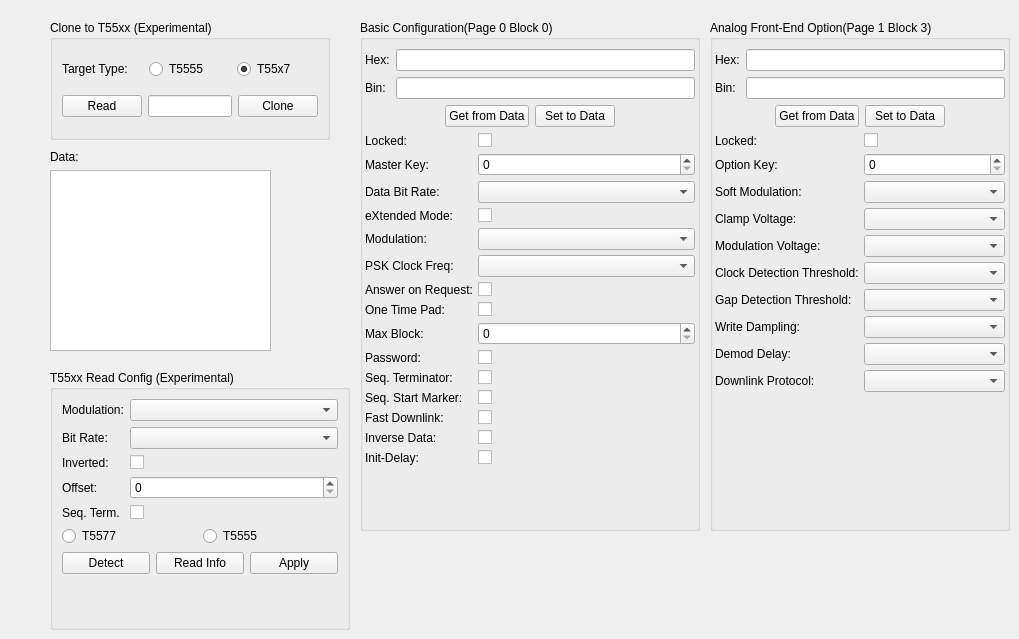
      <widget class="QWidget" name="t55xxTab">
       <attribute name="title">
        <string>T55XX</string>
       </attribute>
       <widget class="QGroupBox" name="groupBox">
        <property name="geometry">
         <rect>
          <x>360</x>
          <y>20</y>
          <width>340</width>
          <height>511</height>
         </rect>
        </property>
        <property name="title">
         <string>Basic Configuration(Page 0 Block 0)</string>
        </property>
        <layout class="QVBoxLayout" name="verticalLayout_21">
         <property name="leftMargin">
          <number>2</number>
         </property>
         <property name="rightMargin">
          <number>2</number>
         </property>
         <item>
          <layout class="QFormLayout" name="formLayout_4">
           <item row="0" column="0">
            <widget class="QLabel" name="label_43">
             <property name="text">
              <string>Hex:</string>
             </property>
            </widget>
           </item>
           <item row="1" column="0">
            <widget class="QLabel" name="label_44">
             <property name="text">
              <string>Bin:</string>
             </property>
            </widget>
           </item>
           <item row="1" column="1">
            <widget class="QLineEdit" name="lineEdit_4">
             <property name="sizePolicy">
              <sizepolicy hsizetype="Expanding" vsizetype="Fixed">
               <horstretch>4</horstretch>
               <verstretch>0</verstretch>
              </sizepolicy>
             </property>
            </widget>
           </item>
           <item row="0" column="1">
            <widget class="QLineEdit" name="lineEdit_3">
             <property name="sizePolicy">
              <sizepolicy hsizetype="Expanding" vsizetype="Fixed">
               <horstretch>1</horstretch>
               <verstretch>0</verstretch>
              </sizepolicy>
             </property>
            </widget>
           </item>
          </layout>
         </item>
         <item>
          <layout class="QHBoxLayout" name="horizontalLayout_23">
           <item>
            <spacer name="horizontalSpacer_15">
             <property name="orientation">
              <enum>Qt::Horizontal</enum>
             </property>
             <property name="sizeHint" stdset="0">
              <size>
               <width>40</width>
               <height>20</height>
              </size>
             </property>
            </spacer>
           </item>
           <item>
            <widget class="QPushButton" name="pushButton">
             <property name="text">
              <string>Get from Data</string>
             </property>
            </widget>
           </item>
           <item>
            <widget class="QPushButton" name="pushButton_2">
             <property name="text">
              <string>Set to Data</string>
             </property>
            </widget>
           </item>
           <item>
            <spacer name="horizontalSpacer_14">
             <property name="orientation">
              <enum>Qt::Horizontal</enum>
             </property>
             <property name="sizeHint" stdset="0">
              <size>
               <width>40</width>
               <height>20</height>
              </size>
             </property>
            </spacer>
           </item>
          </layout>
         </item>
         <item>
          <layout class="QFormLayout" name="formLayout_2">
           <property name="horizontalSpacing">
            <number>5</number>
           </property>
           <property name="verticalSpacing">
            <number>5</number>
           </property>
           <item row="0" column="0">
            <widget class="QLabel" name="label_28">
             <property name="text">
              <string>Locked:</string>
             </property>
            </widget>
           </item>
           <item row="0" column="1">
            <widget class="QCheckBox" name="checkBox"/>
           </item>
           <item row="1" column="0">
            <widget class="QLabel" name="label_29">
             <property name="text">
              <string>Master Key:</string>
             </property>
            </widget>
           </item>
           <item row="2" column="0">
            <widget class="QLabel" name="label_30">
             <property name="text">
              <string>Data Bit Rate:</string>
             </property>
            </widget>
           </item>
           <item row="2" column="1">
            <widget class="QComboBox" name="comboBox"/>
           </item>
           <item row="3" column="0">
            <widget class="QLabel" name="label_31">
             <property name="text">
              <string>eXtended Mode:</string>
             </property>
            </widget>
           </item>
           <item row="4" column="0">
            <widget class="QLabel" name="label_32">
             <property name="text">
              <string>Modulation:</string>
             </property>
            </widget>
           </item>
           <item row="5" column="0">
            <widget class="QLabel" name="label_33">
             <property name="text">
              <string>PSK Clock Freq:</string>
             </property>
            </widget>
           </item>
           <item row="6" column="0">
            <widget class="QLabel" name="label_34">
             <property name="text">
              <string>Answer on Request:</string>
             </property>
            </widget>
           </item>
           <item row="3" column="1">
            <widget class="QCheckBox" name="checkBox_2"/>
           </item>
           <item row="4" column="1">
            <widget class="QComboBox" name="comboBox_2"/>
           </item>
           <item row="7" column="0">
            <widget class="QLabel" name="label_35">
             <property name="text">
              <string>One Time Pad:</string>
             </property>
            </widget>
           </item>
           <item row="8" column="0">
            <widget class="QLabel" name="label_36">
             <property name="text">
              <string>Max Block:</string>
             </property>
            </widget>
           </item>
           <item row="9" column="0">
            <widget class="QLabel" name="label_37">
             <property name="text">
              <string>Password:</string>
             </property>
            </widget>
           </item>
           <item row="10" column="0">
            <widget class="QLabel" name="label_38">
             <property name="text">
              <string>Seq. Terminator:</string>
             </property>
            </widget>
           </item>
           <item row="11" column="0">
            <widget class="QLabel" name="label_39">
             <property name="text">
              <string>Seq. Start Marker:</string>
             </property>
            </widget>
           </item>
           <item row="12" column="0">
            <widget class="QLabel" name="label_40">
             <property name="text">
              <string>Fast Downlink:</string>
             </property>
            </widget>
           </item>
           <item row="13" column="0">
            <widget class="QLabel" name="label_41">
             <property name="text">
              <string>Inverse Data:</string>
             </property>
            </widget>
           </item>
           <item row="14" column="0">
            <widget class="QLabel" name="label_42">
             <property name="text">
              <string>Init-Delay:</string>
             </property>
            </widget>
           </item>
           <item row="14" column="1">
            <widget class="QCheckBox" name="checkBox_3"/>
           </item>
           <item row="13" column="1">
            <widget class="QCheckBox" name="checkBox_4"/>
           </item>
           <item row="12" column="1">
            <widget class="QCheckBox" name="checkBox_5"/>
           </item>
           <item row="11" column="1">
            <widget class="QCheckBox" name="checkBox_6"/>
           </item>
           <item row="10" column="1">
            <widget class="QCheckBox" name="checkBox_7"/>
           </item>
           <item row="9" column="1">
            <widget class="QCheckBox" name="checkBox_8"/>
           </item>
           <item row="1" column="1">
            <widget class="QSpinBox" name="spinBox"/>
           </item>
           <item row="5" column="1">
            <widget class="QComboBox" name="comboBox_3"/>
           </item>
           <item row="6" column="1">
            <widget class="QCheckBox" name="checkBox_9"/>
           </item>
           <item row="7" column="1">
            <widget class="QCheckBox" name="checkBox_10"/>
           </item>
           <item row="8" column="1">
            <widget class="QSpinBox" name="spinBox_2"/>
           </item>
          </layout>
         </item>
         <item>
          <spacer name="verticalSpacer_10">
           <property name="orientation">
            <enum>Qt::Vertical</enum>
           </property>
           <property name="sizeHint" stdset="0">
            <size>
             <width>20</width>
             <height>40</height>
            </size>
           </property>
          </spacer>
         </item>
        </layout>
       </widget>
       <widget class="QGroupBox" name="groupBox_3">
        <property name="geometry">
         <rect>
          <x>710</x>
          <y>20</y>
          <width>300</width>
          <height>511</height>
         </rect>
        </property>
        <property name="title">
         <string>Analog Front-End Option(Page 1 Block 3)</string>
        </property>
        <layout class="QVBoxLayout" name="verticalLayout_22">
         <property name="leftMargin">
          <number>2</number>
         </property>
         <property name="rightMargin">
          <number>2</number>
         </property>
         <item>
          <layout class="QFormLayout" name="formLayout_5">
           <item row="0" column="0">
            <widget class="QLabel" name="label_45">
             <property name="text">
              <string>Hex:</string>
             </property>
            </widget>
           </item>
           <item row="1" column="0">
            <widget class="QLabel" name="label_46">
             <property name="text">
              <string>Bin:</string>
             </property>
            </widget>
           </item>
           <item row="1" column="1">
            <widget class="QLineEdit" name="lineEdit_5">
             <property name="sizePolicy">
              <sizepolicy hsizetype="Expanding" vsizetype="Fixed">
               <horstretch>4</horstretch>
               <verstretch>0</verstretch>
              </sizepolicy>
             </property>
            </widget>
           </item>
           <item row="0" column="1">
            <widget class="QLineEdit" name="lineEdit_6">
             <property name="sizePolicy">
              <sizepolicy hsizetype="Expanding" vsizetype="Fixed">
               <horstretch>1</horstretch>
               <verstretch>0</verstretch>
              </sizepolicy>
             </property>
            </widget>
           </item>
          </layout>
         </item>
         <item>
          <layout class="QHBoxLayout" name="horizontalLayout_24">
           <item>
            <spacer name="horizontalSpacer_16">
             <property name="orientation">
              <enum>Qt::Horizontal</enum>
             </property>
             <property name="sizeHint" stdset="0">
              <size>
               <width>40</width>
               <height>20</height>
              </size>
             </property>
            </spacer>
           </item>
           <item>
            <widget class="QPushButton" name="pushButton_3">
             <property name="text">
              <string>Get from Data</string>
             </property>
            </widget>
           </item>
           <item>
            <widget class="QPushButton" name="pushButton_4">
             <property name="text">
              <string>Set to Data</string>
             </property>
            </widget>
           </item>
           <item>
            <spacer name="horizontalSpacer_20">
             <property name="orientation">
              <enum>Qt::Horizontal</enum>
             </property>
             <property name="sizeHint" stdset="0">
              <size>
               <width>40</width>
               <height>20</height>
              </size>
             </property>
            </spacer>
           </item>
          </layout>
         </item>
         <item>
          <layout class="QFormLayout" name="formLayout_6">
           <property name="rowWrapPolicy">
            <enum>QFormLayout::WrapLongRows</enum>
           </property>
           <property name="horizontalSpacing">
            <number>5</number>
           </property>
           <property name="verticalSpacing">
            <number>5</number>
           </property>
           <item row="0" column="0">
            <widget class="QLabel" name="label_47">
             <property name="text">
              <string>Locked:</string>
             </property>
            </widget>
           </item>
           <item row="0" column="1">
            <widget class="QCheckBox" name="checkBox_11"/>
           </item>
           <item row="1" column="0">
            <widget class="QLabel" name="label_48">
             <property name="text">
              <string>Option Key:</string>
             </property>
            </widget>
           </item>
           <item row="1" column="1">
            <widget class="QSpinBox" name="spinBox_3"/>
           </item>
           <item row="2" column="0">
            <widget class="QLabel" name="label_49">
             <property name="text">
              <string>Soft Modulation:</string>
             </property>
            </widget>
           </item>
           <item row="2" column="1">
            <widget class="QComboBox" name="comboBox_4"/>
           </item>
           <item row="3" column="0">
            <widget class="QLabel" name="label_50">
             <property name="text">
              <string>Clamp Voltage:</string>
             </property>
            </widget>
           </item>
           <item row="3" column="1">
            <widget class="QComboBox" name="comboBox_7"/>
           </item>
           <item row="4" column="0">
            <widget class="QLabel" name="label_51">
             <property name="text">
              <string>Modulation Voltage:</string>
             </property>
            </widget>
           </item>
           <item row="4" column="1">
            <widget class="QComboBox" name="comboBox_5"/>
           </item>
           <item row="5" column="0">
            <widget class="QLabel" name="label_52">
             <property name="text">
              <string>Clock Detection Threshold:</string>
             </property>
            </widget>
           </item>
           <item row="5" column="1">
            <widget class="QComboBox" name="comboBox_6"/>
           </item>
           <item row="6" column="0">
            <widget class="QLabel" name="label_53">
             <property name="text">
              <string>Gap Detection Threshold:</string>
             </property>
            </widget>
           </item>
           <item row="6" column="1">
            <widget class="QComboBox" name="comboBox_8"/>
           </item>
           <item row="7" column="0">
            <widget class="QLabel" name="label_54">
             <property name="text">
              <string>Write Dampling:</string>
             </property>
            </widget>
           </item>
           <item row="8" column="0">
            <widget class="QLabel" name="label_55">
             <property name="text">
              <string>Demod Delay:</string>
             </property>
            </widget>
           </item>
           <item row="9" column="0">
            <widget class="QLabel" name="label_56">
             <property name="text">
              <string>Downlink Protocol:</string>
             </property>
            </widget>
           </item>
           <item row="7" column="1">
            <widget class="QComboBox" name="comboBox_9"/>
           </item>
           <item row="8" column="1">
            <widget class="QComboBox" name="comboBox_10"/>
           </item>
           <item row="9" column="1">
            <widget class="QComboBox" name="comboBox_11"/>
           </item>
          </layout>
         </item>
         <item>
          <spacer name="verticalSpacer_11">
           <property name="orientation">
            <enum>Qt::Vertical</enum>
           </property>
           <property name="sizeHint" stdset="0">
            <size>
             <width>20</width>
             <height>40</height>
            </size>
           </property>
          </spacer>
         </item>
        </layout>
       </widget>
       <widget class="QWidget" name="verticalLayoutWidget">
        <property name="geometry">
         <rect>
          <x>50</x>
          <y>150</y>
          <width>221</width>
          <height>201</height>
         </rect>
        </property>
        <layout class="QVBoxLayout" name="verticalLayout_19">
         <item>
          <widget class="QLabel" name="label_57">
           <property name="text">
            <string>Data:</string>
           </property>
          </widget>
         </item>
         <item>
          <widget class="QTableWidget" name="T55_dataWidget"/>
         </item>
        </layout>
       </widget>
       <widget class="QGroupBox" name="groupBox_4">
        <property name="geometry">
         <rect>
          <x>50</x>
          <y>370</y>
          <width>300</width>
          <height>260</height>
         </rect>
        </property>
        <property name="title">
         <string>T55xx Read Config (Experimental)</string>
        </property>
        <layout class="QVBoxLayout" name="verticalLayout_20">
         <item>
          <layout class="QFormLayout" name="formLayout_7">
           <item row="0" column="0">
            <widget class="QLabel" name="label_58">
             <property name="text">
              <string>Modulation:</string>
             </property>
            </widget>
           </item>
           <item row="1" column="0">
            <widget class="QLabel" name="label_59">
             <property name="text">
              <string>Bit Rate:</string>
             </property>
            </widget>
           </item>
           <item row="4" column="0">
            <widget class="QLabel" name="label_60">
             <property name="text">
              <string>Seq. Term.</string>
             </property>
            </widget>
           </item>
           <item row="3" column="0">
            <widget class="QLabel" name="label_61">
             <property name="text">
              <string>Offset:</string>
             </property>
            </widget>
           </item>
           <item row="2" column="0">
            <widget class="QLabel" name="label_62">
             <property name="text">
              <string>Inverted:</string>
             </property>
            </widget>
           </item>
           <item row="0" column="1">
            <widget class="QComboBox" name="comboBox_12"/>
           </item>
           <item row="1" column="1">
            <widget class="QComboBox" name="comboBox_13"/>
           </item>
           <item row="2" column="1">
            <widget class="QCheckBox" name="checkBox_12">
             <property name="text">
              <string/>
             </property>
            </widget>
           </item>
           <item row="3" column="1">
            <widget class="QSpinBox" name="spinBox_4"/>
           </item>
           <item row="4" column="1">
            <widget class="QCheckBox" name="checkBox_13">
             <property name="text">
              <string/>
             </property>
            </widget>
           </item>
          </layout>
         </item>
         <item>
          <layout class="QHBoxLayout" name="horizontalLayout_28">
           <item>
            <widget class="QRadioButton" name="radioButton">
             <property name="text">
              <string>T5577</string>
             </property>
            </widget>
           </item>
           <item>
            <widget class="QRadioButton" name="radioButton_2">
             <property name="text">
              <string>T5555</string>
             </property>
            </widget>
           </item>
          </layout>
         </item>
         <item>
          <layout class="QHBoxLayout" name="T55_readConfigButtons">
           <item>
            <widget class="QPushButton" name="T55_detectButton">
             <property name="text">
              <string>Detect</string>
             </property>
            </widget>
           </item>
           <item>
            <widget class="QPushButton" name="T55_infoButton">
             <property name="text">
              <string>Read Info</string>
             </property>
            </widget>
           </item>
           <item>
            <widget class="QPushButton" name="T55_applyConfigButton">
             <property name="text">
              <string>Apply</string>
             </property>
            </widget>
           </item>
          </layout>
         </item>         <item>
          <spacer name="verticalSpacer_12">
           <property name="orientation">
            <enum>Qt::Vertical</enum>
           </property>
           <property name="sizeHint" stdset="0">
            <size>
             <width>20</width>
             <height>40</height>
            </size>
           </property>
          </spacer>
         </item>
        </layout>
       </widget>
       <widget class="QGroupBox" name="T55_cloneGroupBox">
        <property name="geometry">
         <rect>
          <x>50</x>
          <y>20</y>
          <width>280</width>
          <height>120</height>
         </rect>
        </property>
        <property name="title">
         <string>Clone to T55xx (Experimental)</string>
        </property>
        <layout class="QVBoxLayout" name="T55_cloneLayout">
         <item>
          <layout class="QHBoxLayout" name="T55_cloneTypeLayout">
           <item>
            <widget class="QLabel" name="T55_cloneTypeLabel">
             <property name="text">
              <string>Target Type:</string>
             </property>
            </widget>
           </item>
           <item>
            <widget class="QRadioButton" name="T55_cloneT5555Button">
             <property name="text">
              <string notr="true">T5555</string>
             </property>
            </widget>
           </item>
           <item>
            <widget class="QRadioButton" name="T55_cloneT55x7Button">
             <property name="text">
              <string notr="true">T55x7</string>
             </property>
             <property name="checked">
              <bool>true</bool>
             </property>
            </widget>
           </item>
          </layout>
         </item>
         <item>
          <layout class="QHBoxLayout" name="T55_cloneEM410xLayout">
           <item>
            <widget class="QPushButton" name="T55_cloneEM410xReadButton">
             <property name="text">
              <string>Read</string>
             </property>
            </widget>
           </item>
           <item>
            <widget class="QLineEdit" name="T55_cloneEM410xIDEdit"/>
           </item>
           <item>
            <widget class="QPushButton" name="T55_cloneEM410xCloneButton">
             <property name="text">
              <string>Clone</string>
             </property>
            </widget>
           </item>
          </layout>
         </item>
        </layout>
       </widget>
      </widget>
